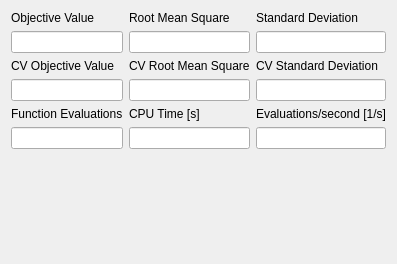
<?xml version="1.0" encoding="utf-8"?>
<ui version="4.0">
<comment> Begin CVS Header </comment>
<comment>   $Source: /fs/turing/cvs/copasi_dev/copasi/UI/CQFittingResultTab1.ui,v $ </comment>
<comment>   $Revision: 1.3 $ </comment>
<comment>   $Name: Build-33 $ </comment>
<comment>   $Author: aekamal $ </comment>
<comment>   $Date: 2010/06/07 14:01:53 $ </comment>
<comment> End CVS Header </comment>

<comment> Copyright (C) 2010 by Pedro Mendes, Virginia Tech Intellectual </comment>
<comment> Properties, Inc., University of Heidelberg, and The University </comment>
<comment> of Manchester. </comment>
<comment> All rights reserved. </comment>

 <class>CQFittingResultTab1</class>
 <widget class="QWidget" name="CQFittingResultTab1">
  <property name="geometry">
   <rect>
    <x>0</x>
    <y>0</y>
    <width>362</width>
    <height>264</height>
   </rect>
  </property>
  <property name="windowTitle">
   <string>CQFittingResultTab1</string>
  </property>
  <layout class="QVBoxLayout">
   <item>
    <layout class="QGridLayout">
     <item row="1" column="1">
      <widget class="QLineEdit" name="mpEditRMS">
       <property name="readOnly">
        <bool>true</bool>
       </property>
      </widget>
     </item>
     <item row="1" column="2">
      <widget class="QLineEdit" name="mpEditStdDeviation">
       <property name="readOnly">
        <bool>true</bool>
       </property>
      </widget>
     </item>
     <item row="0" column="1">
      <widget class="QLabel" name="mpLblRMS">
       <property name="text">
        <string>Root Mean Square</string>
       </property>
       <property name="wordWrap">
        <bool>false</bool>
       </property>
      </widget>
     </item>
     <item row="5" column="0">
      <widget class="QLineEdit" name="mpEditEvaluations">
       <property name="readOnly">
        <bool>true</bool>
       </property>
      </widget>
     </item>
     <item row="4" column="1">
      <widget class="QLabel" name="mpLblCPUTime">
       <property name="text">
        <string>CPU Time [s]</string>
       </property>
       <property name="wordWrap">
        <bool>false</bool>
       </property>
      </widget>
     </item>
     <item row="2" column="0">
      <widget class="QLabel" name="mpLblCVObjectiveValue">
       <property name="text">
        <string>CV Objective Value</string>
       </property>
       <property name="wordWrap">
        <bool>false</bool>
       </property>
      </widget>
     </item>
     <item row="2" column="2">
      <widget class="QLabel" name="mpLblCVStdDeviation">
       <property name="text">
        <string>CV Standard Deviation</string>
       </property>
       <property name="wordWrap">
        <bool>false</bool>
       </property>
      </widget>
     </item>
     <item row="0" column="2">
      <widget class="QLabel" name="mpLblStdDeviation">
       <property name="text">
        <string>Standard Deviation</string>
       </property>
       <property name="wordWrap">
        <bool>false</bool>
       </property>
      </widget>
     </item>
     <item row="2" column="1">
      <widget class="QLabel" name="mpLblCVRMS">
       <property name="text">
        <string>CV Root Mean Square</string>
       </property>
       <property name="wordWrap">
        <bool>false</bool>
       </property>
      </widget>
     </item>
     <item row="4" column="0">
      <widget class="QLabel" name="mpLblEvaluations">
       <property name="text">
        <string>Function Evaluations</string>
       </property>
       <property name="wordWrap">
        <bool>false</bool>
       </property>
      </widget>
     </item>
     <item row="5" column="2">
      <widget class="QLineEdit" name="mpEditSpeed">
       <property name="readOnly">
        <bool>true</bool>
       </property>
      </widget>
     </item>
     <item row="5" column="1">
      <widget class="QLineEdit" name="mpEditCPUTime">
       <property name="readOnly">
        <bool>true</bool>
       </property>
      </widget>
     </item>
     <item row="3" column="0">
      <widget class="QLineEdit" name="mpEditCVObjectiveValue">
       <property name="readOnly">
        <bool>true</bool>
       </property>
      </widget>
     </item>
     <item row="0" column="0">
      <widget class="QLabel" name="mpLblObjectiveValue">
       <property name="text">
        <string>Objective Value</string>
       </property>
       <property name="wordWrap">
        <bool>false</bool>
       </property>
      </widget>
     </item>
     <item row="3" column="1">
      <widget class="QLineEdit" name="mpEditCVRMS">
       <property name="readOnly">
        <bool>true</bool>
       </property>
      </widget>
     </item>
     <item row="3" column="2">
      <widget class="QLineEdit" name="mpEditCVStdDeviation">
       <property name="readOnly">
        <bool>true</bool>
       </property>
      </widget>
     </item>
     <item row="1" column="0">
      <widget class="QLineEdit" name="mpEditObjectiveValue">
       <property name="readOnly">
        <bool>true</bool>
       </property>
      </widget>
     </item>
     <item row="4" column="2">
      <widget class="QLabel" name="mpLblSpeed">
       <property name="text">
        <string>Evaluations/second [1/s]</string>
       </property>
       <property name="wordWrap">
        <bool>false</bool>
       </property>
      </widget>
     </item>
    </layout>
   </item>
   <item>
    <spacer name="mpSpacer">
     <property name="orientation">
      <enum>Qt::Vertical</enum>
     </property>
     <property name="sizeType">
      <enum>QSizePolicy::Expanding</enum>
     </property>
     <property name="sizeHint" stdset="0">
      <size>
       <width>20</width>
       <height>20</height>
      </size>
     </property>
    </spacer>
   </item>
  </layout>
 </widget>
 <layoutdefault spacing="6" margin="11"/>
 <pixmapfunction>qPixmapFromMimeSource</pixmapfunction>
 <resources/>
 <connections/>
</ui>
